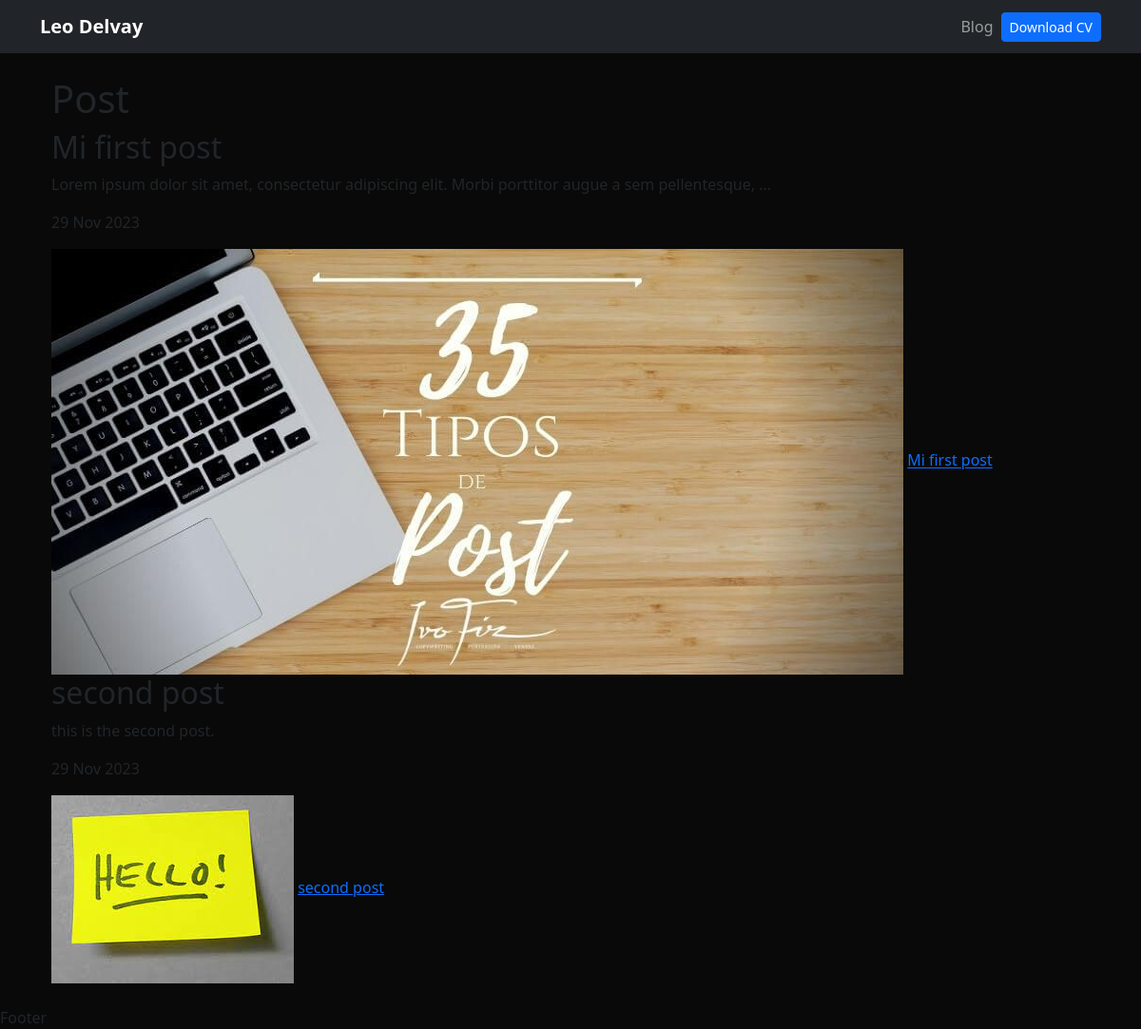
Screenshot of /blog/ with the database file from the repository.
### blog/models.py (models this page shows)
class Post(models.Model):
    title = models.CharField(max_length=100)
    description = models.TextField()
    image = models.ImageField(upload_to="blog/images")
    date = models.DateField(datetime.date.today)

### blog/views.py (the view)
# urls.py: path('',render_posts, name='posts'),
def render_posts(request):
    posts = Post.objects.all()
    return render(request, "posts.html", {"posts": posts})

### blog/templates/posts.html
{% extends 'layout.html' %}
{% block content %}
<h1> Post </h1>
{% for post in posts %}
    <h2>{{post.title}}</h2>
    <p>{{post.description|truncatechars:100 }}</p>
    <p>{{post.date| date:'d M Y'}}</p>
    <img src="{{post.image.url}}" alt="{{post.title}}/">
    <a href="{% url 'blog:post_detail' post.id %}">{{post.title}}</a>
{% endfor %}
{% endblock %}

### portfolio/static/main.css (style rules this page uses)
body { background:#090909 ; }

### rows the page displays
Post: title "Mi first post", description "Lorem ipsum dolor sit amet, consectetur adipiscing elit. Morbi porttitor augue a sem pellentesque, …", date "29 Nov 2023", image (picture)
Post: description "this is the second post.", date "29 Nov 2023", image (picture), title "second post"
